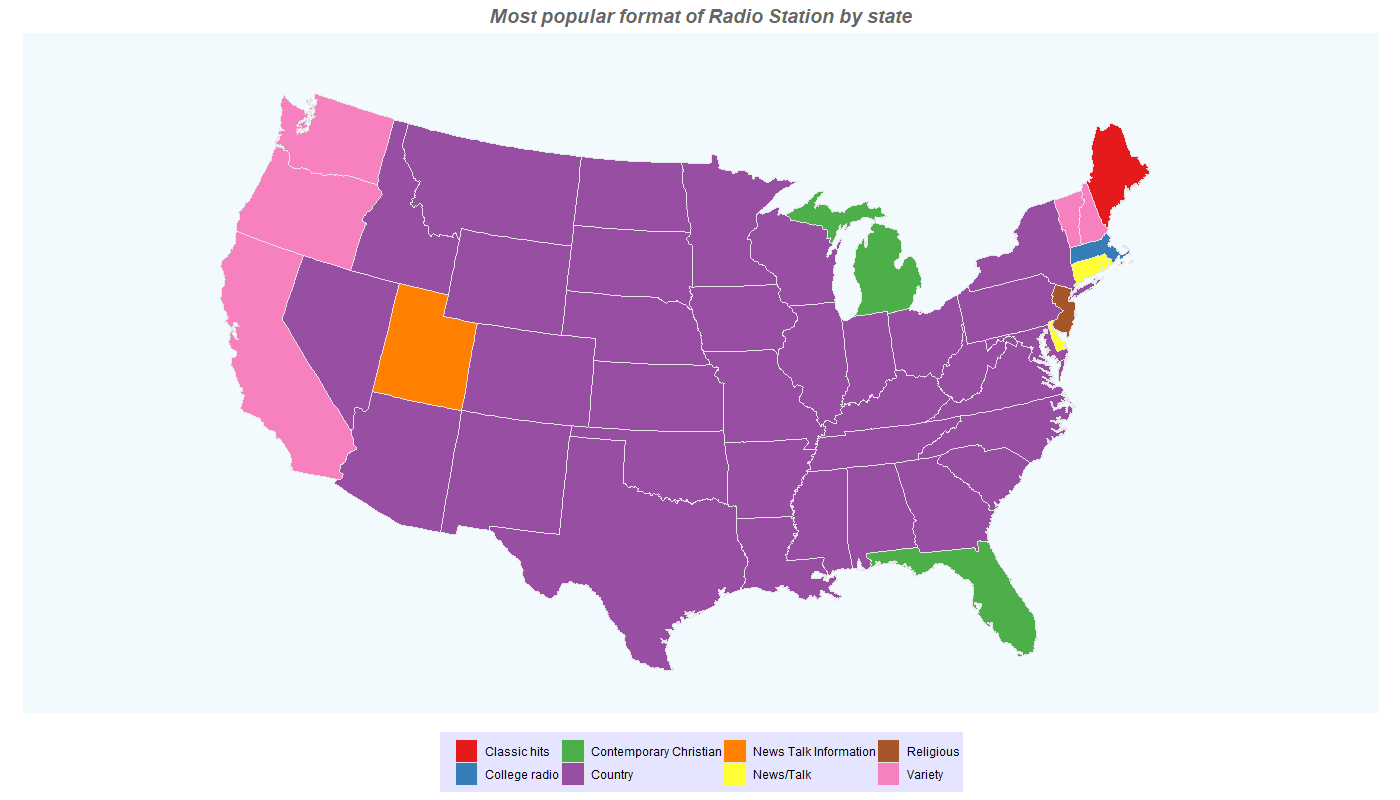

Write R code to recreate this figure.
library(ggplot2)
library(tidyr)
library(dplyr)
library(stringr)

df = readr::read_csv('https://raw.githubusercontent.com/rfordatascience/tidytuesday/master/data/2022/2022-11-08/state_stations.csv')

states = map_data("state") %>% 
  mutate(state = str_to_title(region)) %>% 
  select(long, lat, group, order, state)

df %>% 
  mutate(state = str_replace(state, "_"," ")) %>% 
  count(state, format, sort = T) %>% 
  group_by(state) %>% 
  slice_max(1,with_ties = F) %>% 
  left_join(states, by = "state") %>% 
  ggplot(aes(long, lat, group = group))+
  geom_polygon(aes(fill = format), color = "gray90", size = 0.1)+
  coord_map(projection = "albers", lat0 = 45, lat1 = 55)+
  scale_fill_brewer(type = "qual", palette = 6)+
  labs(title = "Most popular format of Radio Station by state")+
  theme(legend.position="bottom",
        axis.line=element_blank(),
        axis.text=element_blank(),
        axis.ticks=element_blank(),
        axis.title=element_blank(),
        panel.background=element_rect(fill = alpha("skyblue", 0.1)),
        panel.border=element_blank(),
        panel.grid=element_blank(),
        legend.title = element_blank(),
        legend.background = element_rect(fill = alpha("blue", 0.1)),
        plot.title = element_text(color = "gray40", size=14, face="bold.italic", hjust = 0.5)
  )
